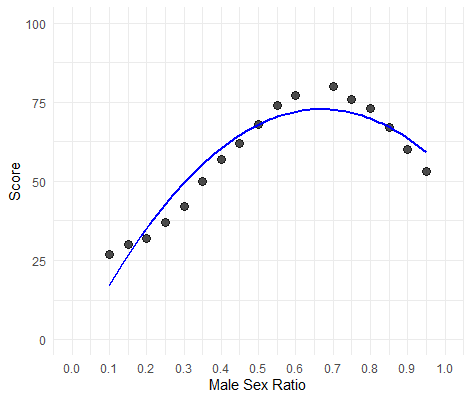

Reproduce this figure in R.
# 创建自定义数据
custom_data <- data.frame(
  Sex_Ratio = c( 0.1 , 0.15, 0.2 , 0.25, 0.3 , 0.35, 0.4 , 0.45,0.5,0.55,0.6,0.7,0.75,0.8,0.85,0.9,0.95),
  Score =     c( 27  , 30  , 32  , 37  , 42  , 50  , 57  , 62  ,68, 74 , 77, 80, 76, 73 , 67 , 60, 53)
)

# 创建散点图和拟合曲线
plot <- ggplot(custom_data, aes(x = Sex_Ratio, y = Score)) +
  geom_point(size = 3, alpha = 0.7) +  # 减小点的大小和增加透明度
  geom_smooth(method = "lm", formula = y ~ poly(x, 2), color = "blue", se = FALSE) +
  labs(x = "Male Sex Ratio", y = "Score") +
  scale_x_continuous(limits = c(0, 1), breaks = seq(0, 1, by = 0.1)) +
  scale_y_continuous(limits = c(0, 100)) +  # 设置纵坐标范围
  theme_minimal() +
  theme(legend.position = "none")  # 去掉图例

# 打印图形
print(plot)
